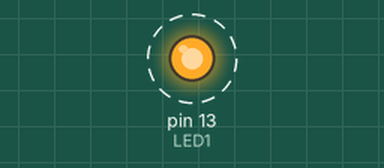
This sketch was run on a simulated Arduino Uno, built with avr-gcc and run on an emulated ATmega328P. Shown: output pins drawn as LEDs (lit = HIGH). Dashed ring = blinking. What the sketch prints to the serial monitor is not drawn.

Above: at 5.0 s.
Timing chart, 0 to 7.5 s (numbered marks = the images above):
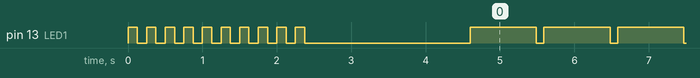

Measured:
- by itself, pin 13 (LED1): goes 9 × (LOW 0.13 s, HIGH 0.13 s), LOW 2.2 s, 126 × (HIGH 0.89 s, LOW 0.10 s), then HIGH

The sketch:

1_LED_Blink.ino
```cpp
// (licence header left out)
/*******************************************************************************************************
  Tested on Seeeduino XIAO SAMD21.

  The XIAO pin 13 LED, is blinked. The blinks should be close to one per second. Messages are sent to the
  Serial Monitor also.

  Serial monitor baud rate is set at 115200.
*******************************************************************************************************/

#define LED1 13                                //on board LED is yellow

uint16_t seconds;                              //used to display time elapsed on Serial Monitor


void loop()
{
  Serial.print(seconds);
  Serial.println(F(" Seconds"));               //this message should print on console at close to once per second
  seconds++;
  digitalWrite(LED1, LOW);
  delay(100);
  digitalWrite(LED1, HIGH);
  delay(890);                                  //should give approx 1 second flash
}


void led_Flash(uint16_t flashes, uint16_t delaymS)
{
  //general purpose routine for flashing LED as indicator
  uint16_t index;

  for (index = 1; index <= flashes; index++)
  {
    digitalWrite(LED1, HIGH);                    //board LED on
    delay(delaymS);
    digitalWrite(LED1, LOW);                     //board LED off
    delay(delaymS);
  }
}


void setup()
{
  pinMode(LED1, OUTPUT);                         //setup board LED pin as output
  digitalWrite(LED1, HIGH);
  led_Flash(10, 125);                            //10 quick LED flashes to indicate program start
  delay(2000);

  Serial.begin(115200);
  Serial.println();
  Serial.println(F("1_LED_Blink Starting"));
}
```
